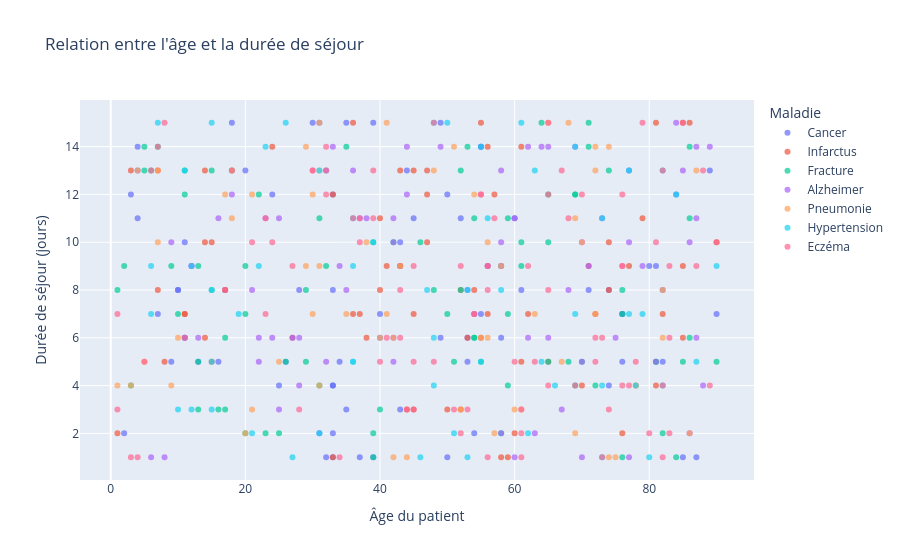

Notebook source saved alongside this figure:
### Markdown cell above
10.	**Analyser la relation entre âge et durée de séjour.**

### Code cell
nuage_points(
    df, x="Age", y="DureeSejour",
    titre="Relation entre l'âge et la durée de séjour",
    labels={"Age": "Âge", "DureeSejour": "Durée de séjour (jours)"},
    couleur_col="Maladie",
    titre_x="Âge du patient", titre_y="Durée de séjour (jours)",
).show()

### Figure 1 — Plotly figure (JSON) as saved in the notebook; plotly's stock layout.template omitted (floating-point values rounded to 4 significant figures)
{"data": [{"hovertemplate": "Maladie=Cancer<br>Âge=%{x}<br>Durée de séjour (jours)=%{y}<extra></extra>", "legendgroup": "Cancer", "marker": {"color": "#636efa", "opacity": 0.7, "symbol": "circle"}, "mode": "markers", "name": "Cancer", "orientation": "v", "showlegend": true, "type": "scatter", "x": [82, 18, 11, 25, 35, 28, 33, 81, 40, 10, 60, 82, 77, 54, 32, 55, 34, 4, 76, 31, 74, 89, 71, 33, 11, 4, 17, 16, 53, 49, 13, 32, 33, 50, 54, 53, 85, 74, 55, 4, 52, 76, 55, 58, 9, 43, 90, 61, 50, 45, 33, 40, 10, 39, 26, 80, 39, 31, 37, 84, 43, 44, 43, 11, 24, 3, 20, 87, 76, 7, 2, 49, 33, 30, 35, 33, 53], "xaxis": "x", "y": [5, 15, 10, 4, 3, 8, 2, 9, 6, 8, 11, 8, 13, 7, 1, 14, 5, 11, 7, 2, 4, 13, 8, 4, 6, 14, 8, 5, 8, 15, 5, 13, 1, 12, 2, 6, 1, 8, 14, 13, 11, 5, 7, 6, 5, 3, 7, 8, 1, 11, 4, 7, 8, 15, 5, 9, 1, 15, 1, 12, 9, 13, 10, 6, 12, 12, 13, 1, 7, 7, 2, 6, 12, 15, 15, 8, 5], "yaxis": "y"}, {"hovertemplate": "Maladie=Infarctus<br>Âge=%{x}<br>Durée de séjour (jours)=%{y}<extra></extra>", "legendgroup": "Infarctus", "marker": {"color": "#EF553B", "opacity": 0.7, "symbol": "circle"}, "mode": "markers", "name": "Infarctus", "orientation": "v", "showlegend": true, "type": "scatter", "x": [76, 14, 11, 1, 81, 59, 86, 55, 55, 27, 40, 43, 61, 7, 33, 45, 15, 77, 47, 62, 85, 40, 3, 81, 65, 50, 70, 37, 85, 44, 14, 79, 85, 54, 52, 72, 15, 33, 56, 56, 45, 8, 43, 14, 45, 7, 38, 57, 47, 41, 60, 17, 58, 61, 36, 52, 74, 74, 90, 82, 47, 24, 71, 56, 11, 53, 36], "xaxis": "x", "y": [2, 6, 7, 2, 15, 1, 15, 6, 15, 6, 11, 13, 5, 8, 12, 13, 10, 9, 12, 7, 9, 8, 13, 4, 5, 3, 4, 7, 15, 3, 10, 11, 6, 8, 8, 7, 5, 1, 14, 7, 3, 5, 9, 13, 7, 13, 6, 12, 10, 9, 2, 8, 1, 14, 7, 3, 10, 8, 10, 7, 13, 14, 9, 9, 7, 6, 15], "yaxis": "y"}, {"hovertemplate": "Maladie=Fracture<br>Âge=%{x}<br>Durée de séjour (jours)=%{y}<extra></extra>", "legendgroup": "Fracture", "marker": {"color": "#00cc96", "opacity": 0.7, "symbol": "circle"}, "mode": "markers", "name": "Fracture", "orientation": "v", "showlegend": true, "type": "scatter", "x": [65, 59, 15, 20, 85, 58, 76, 53, 55, 54, 31, 17, 5, 40, 70, 35, 29, 69, 74, 13, 20, 61, 86, 81, 71, 71, 76, 42, 59, 31, 50, 46, 65, 39, 64, 59, 13, 11, 51, 52, 11, 3, 25, 17, 13, 81, 5, 15, 23, 76, 16, 6, 54, 48, 65, 72, 20, 61, 18, 52, 1, 84, 29, 86, 58, 69, 69, 90, 68, 86, 32, 54, 22, 7, 9, 82, 39, 10, 39, 26, 2], "xaxis": "x", "y": [12, 4, 13, 9, 5, 2, 1, 14, 5, 11, 11, 6, 14, 3, 5, 14, 5, 12, 13, 5, 2, 10, 6, 5, 14, 15, 8, 10, 7, 4, 7, 10, 5, 1, 15, 11, 9, 13, 5, 13, 12, 4, 2, 3, 3, 5, 13, 8, 2, 7, 3, 13, 6, 8, 10, 4, 7, 9, 13, 8, 8, 1, 8, 11, 9, 12, 4, 5, 5, 14, 9, 6, 12, 14, 9, 2, 10, 7, 2, 5, 9], "yaxis": "y"}, {"hovertemplate": "Maladie=Alzheimer<br>Âge=%{x}<br>Durée de séjour (jours)=%{y}<extra></extra>", "legendgroup": "Alzheimer", "marker": {"color": "#ab63fa", "opacity": 0.7, "symbol": "circle"}, "mode": "markers", "name": "Alzheimer", "orientation": "v", "showlegend": true, "type": "scatter", "x": [70, 34, 32, 77, 13, 25, 22, 86, 65, 38, 42, 86, 63, 18, 28, 24, 42, 44, 69, 58, 49, 64, 35, 87, 6, 87, 70, 84, 44, 68, 87, 56, 65, 89, 22, 33, 58, 16, 9, 23, 58, 28, 62, 60, 71, 42, 81, 42, 88, 27, 37, 21, 79, 60, 73, 75, 70, 25, 8, 12, 12, 77, 67, 36, 62, 85, 58], "xaxis": "x", "y": [10, 9, 5, 10, 6, 3, 5, 2, 6, 11, 11, 10, 2, 12, 6, 6, 5, 14, 14, 10, 14, 14, 8, 6, 1, 14, 5, 15, 12, 8, 11, 9, 14, 14, 6, 14, 2, 11, 10, 11, 13, 4, 14, 1, 9, 10, 5, 6, 4, 6, 11, 8, 9, 11, 11, 6, 1, 11, 1, 9, 9, 1, 3, 13, 6, 13, 9], "yaxis": "y"}, {"hovertemplate": "Maladie=Pneumonie<br>Âge=%{x}<br>Durée de séjour (jours)=%{y}<extra></extra>", "legendgroup": "Pneumonie", "marker": {"color": "#FFA15A", "opacity": 0.7, "symbol": "circle"}, "mode": "markers", "name": "Pneumonie", "orientation": "v", "showlegend": true, "type": "scatter", "x": [21, 82, 72, 30, 35, 75, 78, 70, 56, 4, 31, 60, 69, 61, 30, 63, 5, 7, 10, 51, 42, 82, 74, 7, 17, 57, 3, 42, 55, 48, 78, 68, 65, 31, 31, 1, 86, 43, 9, 52, 18, 31, 29, 18, 69, 72, 38, 21, 40, 74, 41, 67, 41, 29, 25, 44, 58, 20, 56, 54, 87, 72], "xaxis": "x", "y": [3, 6, 14, 7, 7, 1, 4, 10, 6, 13, 15, 3, 2, 3, 12, 7, 5, 10, 6, 14, 6, 8, 1, 13, 12, 2, 4, 1, 6, 13, 4, 15, 15, 13, 4, 4, 2, 9, 4, 3, 11, 9, 14, 13, 11, 13, 10, 12, 6, 14, 15, 5, 7, 9, 5, 1, 9, 2, 10, 12, 13, 7], "yaxis": "y"}, {"hovertemplate": "Maladie=Hypertension<br>Âge=%{x}<br>Durée de séjour (jours)=%{y}<extra></extra>", "legendgroup": "Hypertension", "marker": {"color": "#19d3f3", "opacity": 0.7, "symbol": "circle"}, "mode": "markers", "name": "Hypertension", "orientation": "v", "showlegend": true, "type": "scatter", "x": [69, 47, 31, 63, 62, 73, 73, 15, 15, 78, 23, 22, 77, 56, 31, 48, 36, 11, 77, 39, 21, 53, 90, 26, 51, 36, 66, 10, 36, 55, 82, 12, 58, 53, 84, 79, 6, 64, 55, 82, 12, 80, 7, 6, 61, 87, 36, 48, 15, 15, 27, 19, 73, 69, 48, 50, 46], "xaxis": "x", "y": [7, 8, 2, 13, 2, 1, 4, 3, 5, 4, 14, 9, 13, 11, 13, 6, 5, 13, 7, 10, 2, 8, 9, 15, 2, 5, 4, 3, 9, 5, 4, 9, 8, 1, 12, 7, 7, 5, 14, 13, 3, 1, 15, 9, 15, 5, 11, 15, 15, 8, 1, 7, 11, 14, 4, 15, 1], "yaxis": "y"}, {"hovertemplate": "Maladie=Eczéma<br>Âge=%{x}<br>Durée de séjour (jours)=%{y}<extra></extra>", "legendgroup": "Eczéma", "marker": {"color": "#FF6692", "opacity": 0.7, "symbol": "circle"}, "mode": "markers", "name": "Eczéma", "orientation": "v", "showlegend": true, "type": "scatter", "x": [1, 55, 17, 52, 32, 7, 77, 57, 34, 53, 32, 83, 56, 80, 37, 82, 32, 55, 54, 90, 1, 4, 56, 63, 61, 76, 82, 88, 52, 18, 45, 43, 23, 36, 87, 27, 28, 65, 61, 45, 45, 44, 23, 81, 5, 8, 37, 72, 30, 48, 65, 78, 65, 56, 21, 72, 67, 39, 41, 79, 74, 76, 73, 68, 51, 62, 61, 54, 3, 48, 11, 85, 30, 65, 69, 83, 6, 39, 83, 73, 76, 70, 24, 40, 43, 89, 76, 60, 82], "xaxis": "x", "y": [3, 12, 8, 2, 14, 14, 4, 11, 1, 3, 12, 9, 9, 2, 10, 13, 13, 12, 7, 10, 7, 1, 8, 5, 1, 4, 1, 13, 9, 13, 9, 8, 7, 11, 9, 9, 3, 12, 2, 5, 3, 3, 11, 10, 5, 15, 11, 6, 13, 5, 4, 5, 8, 1, 10, 5, 13, 13, 6, 15, 3, 9, 1, 11, 3, 9, 3, 7, 1, 15, 6, 15, 13, 15, 4, 6, 13, 11, 2, 6, 12, 12, 10, 5, 6, 4, 9, 5, 4], "yaxis": "y"}], "layout": {"legend": {"title": {"text": "Maladie"}, "tracegroupgap": 0}, "title": {"text": "Relation entre l'âge et la durée de séjour"}, "xaxis": {"anchor": "y", "domain": [0, 1], "title": {"text": "Âge du patient"}}, "yaxis": {"anchor": "x", "domain": [0, 1], "title": {"text": "Durée de séjour (jours)"}}}}
